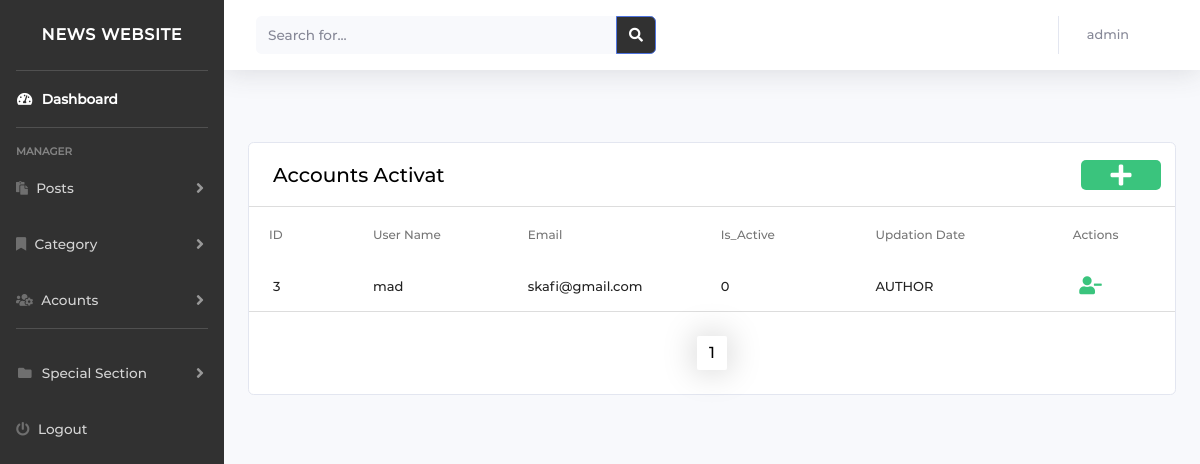
/admin/account_activat.php (signed in), run on an earlier commit of the app's database.
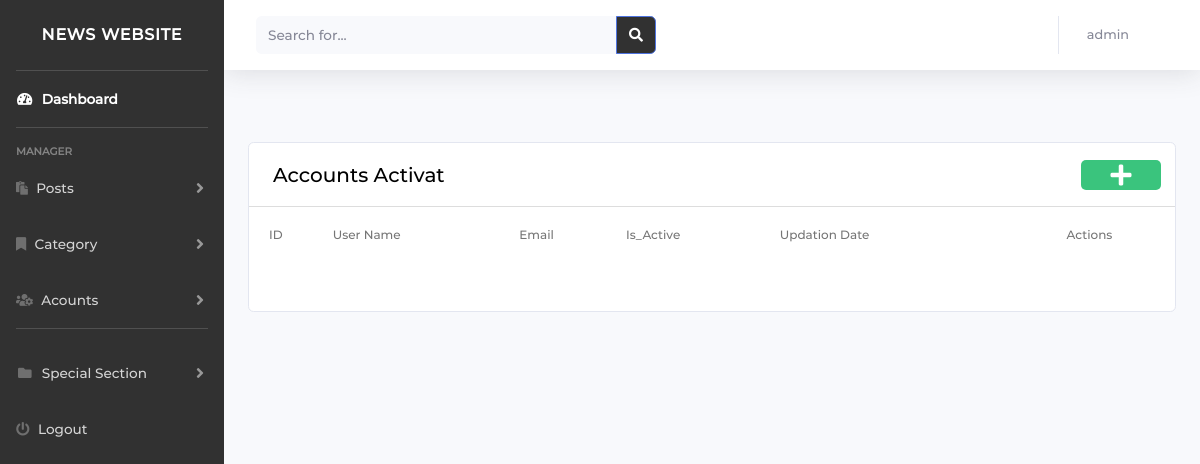
And on a later commit of the database.
### tables this page shows
CREATE TABLE `tblusers` (
  `user_id` int(255) NOT NULL,
  `user_name` varchar(60) NOT NULL,
  `user_email` varchar(60) NOT NULL,
  `user_password` varchar(255) NOT NULL,
  `Is_Active` int(1) NOT NULL,
  `CreationDate` datetime NOT NULL,
  `UpdationDate` datetime NOT NULL,
  `role_id` int(11) NOT NULL
);

### admin/config/permissions.php (called while the page is built, shortened)
<?php
$permissions = [
    "index.php" => ['admin', 'author'],
    "dashboard.php" => ['admin', 'author'],
    "post_manager.php" => ['admin', 'author'],
    "change_image.php" => ['admin', 'author'],
    "add_post.php" => ['admin', 'author'],
    "edit_post.php" => ['admin', 'author'],
    "category_manager.php" => ['admin'],
    "edit_category.php" => ['admin'],
    "add_category.php" => ['admin'],
    "approved_post.php" => ['admin'],
    "advertisement_manager.php" => ['admin'],
    "add_advertisement.php" => ['admin'],
    "manage_accounts.php" => ['admin'],
    "accounts_logic.php" => ['admin'],
    "add_users.php" => ['admin'],
    "account_activat.php" => ['admin'],
    "activat.php" => ['admin'],
    "navbar.php" => ['admin'],
    "top.php" => ['admin'],
    "footer.php" => ['admin'],
    "bracking_news.php" => ['admin'],
    "add_brackingnews.php" => ['admin']
];
function checkPermision($pageName, $role)
{
    global $permissions;
    $roles = $permissions[$pageName];
    for ($i = 0; $i < count($roles); $i++) {
        if ($role == $roles[$i])
            return true;
    }
    return false;
}

### admin/config/dbcon.php (called while the page is built, shortened)
<?php
require("connection.php");
$dbhost = "localhost";
 $dbuser = "Skafi";
 $dbpass = "mahmoudskafi00";
 $db = "news_db";
$conDb = new connection($dbhost,$dbuser ,$dbpass,$db);

### admin/config/connection.php (called while the page is built, shortened)
<?php
class connection
{
    function doSelectQuery($con, $sql)
    {
        $status = false;
        $data = array();
        $result = mysqli_query($con, $sql);
        $i = 0;
        $rows = mysqli_num_rows($result);
        if ($rows == 0)
            $status = true;
        while ($row = mysqli_fetch_array($result, MYSQLI_ASSOC)) {
            $data[$i] = $row;
            $status = true;
            $i += 1;
        }
        return ['status' => $status, 'data' => $data, 'rows' => $rows];
    }
}

### admin/account_activat.php (the view, shortened to what the changed rows need)
<?php
include('./config/dbcon.php');
include('./config/permissions.php');
$pagename = basename($_SERVER['PHP_SELF']);
$role = $_SESSION['roles'];
if (checkPermision($pagename, $role)) {
    if (!isset($_SESSION['username'])) {
        header('location:login.php');
    } else {
        $sql = $conDb->doSelectQuery($conn, "SELECT * FROM tblusers WHERE Is_Active='0'");
        $res_per_page = 10;
        $number_of_res = $sql['rows'];
        $number_of_pages = ceil($number_of_res / $res_per_page);
        if (!isset($_GET['page'])) {
            $page = 1;
        } else {
            $page = $_GET['page'];
        }
        $this_page_first_res = ($page - 1) * $res_per_page;
        $sql = $conDb->doSelectQuery($conn, "SELECT * FROM tblusers WHERE  Is_Active='0' LIMIT " . $this_page_first_res . ',' . $res_per_page);
        if ($sql['status'] == 1) {
?>
            <!DOCTYPE html>
            <html lang="en">
            <head>
                <?php require './include/links.php' ?>
            </head>
            <body>
                <?php
                $pageurl = $_GET['page'];
                ?>
                <?php require './include/navbar.php' ?>
                <br>
                <br>
                <div class="container">
                    <div class="row">
                        <div id="admin" class="col s12">
                            <div class="card material-table">
                                <table id="datatable">
                                    <thead class="head-tr-costom">
                                        <tr>
                                            <th style="padding-right: 40px !important;">ID</th>
                                            <th>User Name</th>
                                            <th>Email</th>
                                            <th>Is_Active</th>
                                            <th>Updation Date</th>
                                            <th style="display: flex;align-items: center;justify-content: center;">Actions</th>
                                        </tr>
                                    </thead class="table-body">
                                    <tbody>
                                        <?php
                                        foreach ($sql['data'] as $row) {
                                        ?>
                                            <tr id="<?php echo $row['user_id']; ?>">
                                                <td>
                                                    <?php echo $row['user_id']; ?>
                                                </td>
                                                <td>
                                                    <?php echo $row['user_name']; ?>
                                                </td>
                                                <td>
                                                    <?php echo $row['user_email']; ?>
                                                </td>
                                                <td data-target="isactive">
                                                    <?php echo $row['Is_Active']; ?>
                                                </td>
                                                <td>
                                                    <?php if ($row['role_id'] == 1) {
                                                        echo "ADMIN";
                                                    } else {
                                                        echo "AUTHOR";
                                                    } ?>
                                                </td>
                                                <td class="td-custom">
                                                    <div style="justify-content: center">
                                                        <a href="#" data-role="activat" data-id=<?php echo $row['user_id'] ?>>
                                                            <i class="fas fa-user-minus" style="color: #3ac47d"></i>
                                                        </a>
                                                    </div>
                                                </td>
                                            <?php
                                        }
                                            ?>
                                    </tbody>
                                </table>
                                <br>
                                <div class="numbers_of_pages" id="myDIV" style="display:flex; justify-content: center;">
                                    <?php
                                    for ($page = 1; $page <= $number_of_pages; $page++) {
                                        if ($page == $pageurl) {
                                            echo '<a  class="thisA active" href="account_activat.php?page=' . $page . '"> ' . $page . '  </a> ';
                                        } else
                                            echo '<a  class="thisA " href="account_activat.php?page=' . $page . '"> ' . $page . '  </a> ';
                                    }
                                    ?>
                                </div>
                                <br>
                            </div>
                        </div>
                    </div>
                </div>
            </body>
            </html>
<?php
        }
    }
}
?>

What changed in the data, as far as the page shows it:
removed tblusers: user_id "3", user_name "mad", user_email "skafi@gmail.com", Is_Active "0", shows "AUTHOR"
Also different on the page:
list line gone: "1"
